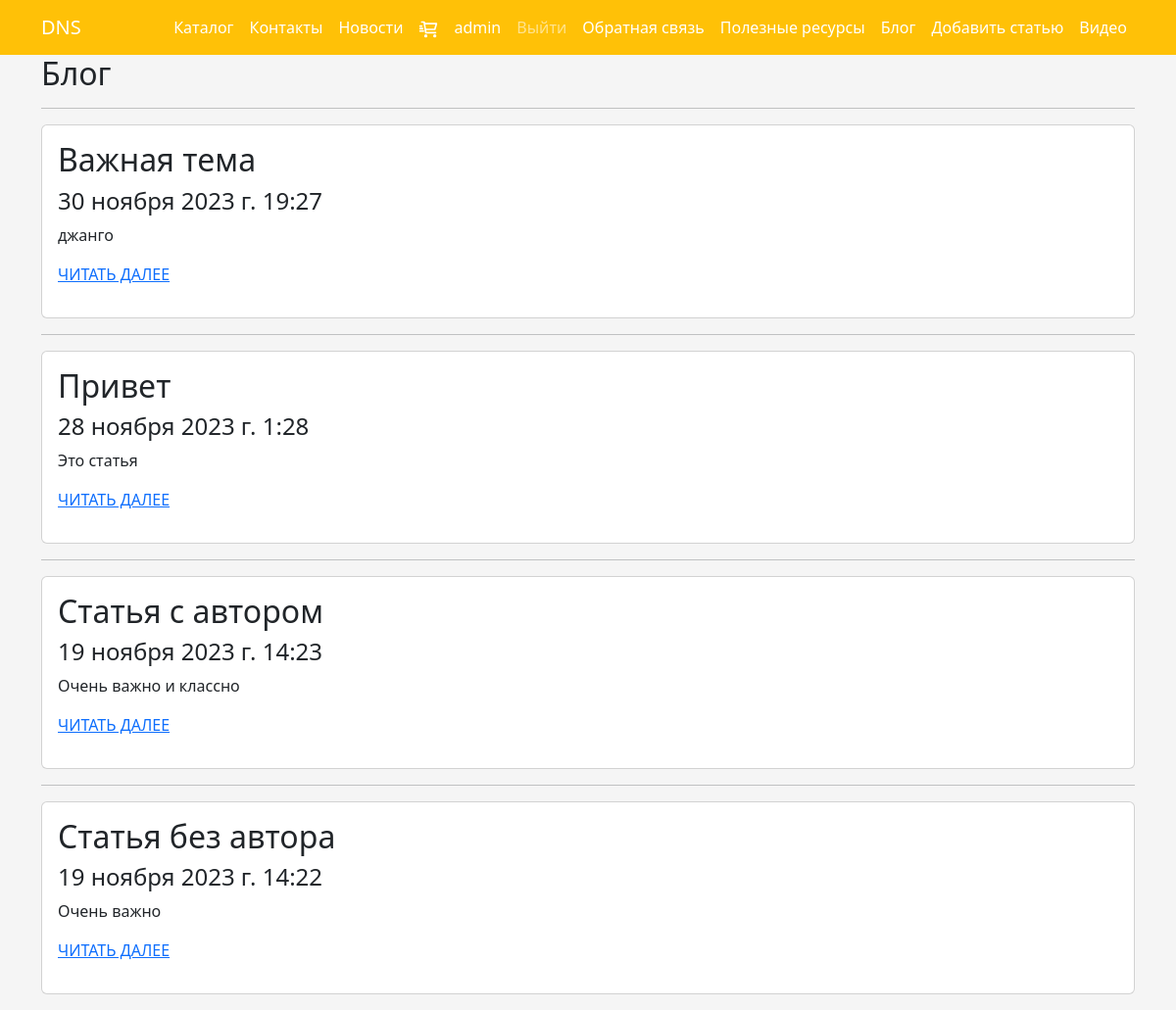
Page /blog/ (signed in) on the committed database.
### store/models.py (models this page shows, shortened)
class Blog(models.Model):
    title = models.CharField(max_length=100, unique_for_date='posted', verbose_name='Заголовок')
    author = models.ForeignKey(User, null=True, blank=True, on_delete=models.SET_NULL, verbose_name="Автор")
    description = models.TextField(verbose_name='Краткое содержание')
    content = models.TextField(verbose_name='Полное содержание')
    posted = models.DateTimeField(default=datetime.now(), db_index=True, verbose_name='Опубликована')
    image = models.FileField(default="temp.jpg", verbose_name='Путь к картинке')
    class Meta:
        db_table = 'Posts'
        ordering = ['-posted']
        verbose_name = 'статья блога'
        verbose_name_plural = 'статья блога'

### store/views.py (the view)
# urls.py: 2. Add a URL to urlpatterns:  path('blog/', include('blog.urls'))
def blog(request):
    posts = Blog.objects.all()
    assert isinstance(request, HttpRequest)
    return render(
        request,
        'store/blog.html',
        {
            'title': 'Блог',
            'posts': posts,
            'year': datetime.now().year,
        }
    )

### store/templates/store/blog.html
{% extends 'store/main.html' %}
{% load static %}
{% block content %}
    <h2>{{ title }}</h2>
    {% for post in posts %}
        <hr/>
        <div class="col-md-12">
            <div class="card mb-3">
                <div class="card-body">
                    <h2 class="card-title">{{ post.title }}</h2>
                    <h4>{{ post.posted }}</h4>
                    <p class="card-text">{{ post.description }}</p>
                    <p><a href="{% url 'blogpost' parametr=post.id %}">ЧИТАТЬ ДАЛЕЕ</a></p>
                </div>
            </div>
        </div>
    {% endfor %}
{% endblock %}

### store/templates/store/main.html (shortened to what this page needs)
<!DOCTYPE html>
{% load static %}
<html lang="en">
<head>
    <link href="https://cdn.jsdelivr.net/npm/bootstrap@5.3.2/dist/css/bootstrap.min.css" rel="stylesheet"
>
    <link rel="stylesheet" type="text/css" href="{% static 'css/main.css' %}">
</head>
<body>
<nav class="navbar bg-warning navbar-expand-lg" data-bs-theme="dark">
    <div class="container">
        <a class="navbar-brand" href={% url 'store' %}>DNS</a>
        <div class="d-flex justify-content-center">
            <div class="collapse navbar-collapse" id="navbarSupportedContent">
                <ul class="navbar-nav me-auto mb-2 mb-lg-0">
                    <li class="nav-item">
                        <a class="nav-link active" aria-current="page" href={% url 'catalog' %}>Каталог</a>
                    </li>
                    <li class="nav-item">
                        <a class="nav-link active" aria-current="page" href={% url 'contact' %}>Контакты</a>
                    </li>
                    <li class="nav-item dropdown">
                        <a class="nav-link active" aria-current="page" href={% url 'news' %}>Новости</a>
                    </li>
                    <li class="nav-item dropdown">
                        <a class="nav-link active" aria-current="page" href={% url 'cart' %}>
                            <img src="{% static 'images/cart.svg' %}" alt="cart" width="20" height="20">
                    </li>
                    {% if user.is_authenticated %}
                        <li class="nav-item dropdown">
                            <a class="nav-link active" href={% url 'store' %}>{{ user.username }}</a>
                        </li>
                        <li class="nav-item">
                            <a class="nav-link" href="{% url 'logout' %}">Выйти</a>
                        </li>
                    {% endif %}
                    <li class="nav-item dropdown">
                        <a class="nav-link active" aria-current="page" href={% url 'pool' %}>
                            Обратная связь
                    </li>
                    <li class="nav-item dropdown">
                        <a class="nav-link active" aria-current="page" href={% url 'resurs' %}>
                            Полезные ресурсы
                    </li>
                    <li class="nav-item dropdown">
                        <a class="nav-link active" aria-current="page" href={% url 'blog' %}>
                            Блог
                    </li>
                    {% if user.is_superuser %}
                        <li class="nav-item dropdown">
                            <a class="nav-link active" aria-current="page" href={% url 'newpost' %}>
                                Добавить статью
                        </li>
                    {% endif %}
                    <li class="nav-item dropdown">
                        <a class="nav-link active" aria-current="page" href={% url 'videopost' %}>
                            Видео
                    </li>
                </ul>
            </div>
        </div>
    </div>
</nav>
<div class="container">
    {% block content %}
    {% endblock %}
</div>
</body>
</html>

### static/css/main.css (style rules this page uses)
body { background-color: whitesmoke; }

### rows in the picture
Blog: title "Важная тема", posted "30 ноября 2023 г. 19:27", description "джанго"
Blog: title "Привет", posted "28 ноября 2023 г. 1:28", description "Это статья"
Blog: title "Статья с автором", posted "19 ноября 2023 г. 14:23", description "Очень важно и классно"
Blog: title "Статья без автора", posted "19 ноября 2023 г. 14:22", description "Очень важно"

### other values in the picture
{{ user.username }} "admin"
{{ title }} "Блог"
